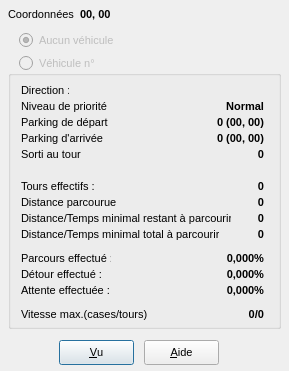
<?xml version="1.0" encoding="UTF-8"?>
<ui version="4.0">
 <comment>GÉNÉRÉ par tools/dfm2ui.py depuis src/f_infveh.dfm : ne pas modifier à la main avant la fin du portage de la fiche</comment>
 <class>frmInfosVehicule</class>
 <widget class="QDialog" name="frmInfosVehicule">
  <property name="geometry">
   <rect>
    <x>-1</x>
    <y>266</y>
    <width>289</width>
    <height>371</height>
   </rect>
  </property>
  <property name="windowTitle">
   <string>Propriétés du véhicule</string>
  </property>
  <property name="vclFontHeight" stdset="0">
   <number>-11</number>
  </property>
  <property name="font">
   <font>
    <family>MS Sans Serif</family>
    <pointsize>8</pointsize>
    <bold>false</bold>
    <italic>false</italic>
    <underline>false</underline>
    <strikeout>false</strikeout>
   </font>
  </property>
  <property name="vclHelpContext" stdset="0">
   <number>66</number>
  </property>
  <property name="vclBorderIcons" stdset="0">
   <string notr="true">biMinimize,biSystemMenu</string>
  </property>
  <property name="vclBorderStyle" stdset="0">
   <string notr="true">bsSingle</string>
  </property>
  <property name="vclColor" stdset="0">
   <string notr="true">clBtnFace</string>
  </property>
  <property name="vclFormStyle" stdset="0">
   <string notr="true">fsStayOnTop</string>
  </property>
  <property name="vclKeyPreview" stdset="0">
   <bool>true</bool>
  </property>
  <property name="vclTextHeight" stdset="0">
   <number>13</number>
  </property>
  <widget class="TLabel" name="Label0">
   <property name="text">
    <string>Coordonnées :</string>
   </property>
   <property name="alignment">
    <set>Qt::AlignLeft|Qt::AlignTop</set>
   </property>
   <property name="geometry">
    <rect>
     <x>8</x>
     <y>8</y>
     <width>69</width>
     <height>13</height>
    </rect>
   </property>
  </widget>
  <widget class="TLabel" name="LabelCoordonnees">
   <property name="text">
    <string>00, 00</string>
   </property>
   <property name="alignment">
    <set>Qt::AlignLeft|Qt::AlignTop</set>
   </property>
   <property name="geometry">
    <rect>
     <x>80</x>
     <y>8</y>
     <width>37</width>
     <height>13</height>
    </rect>
   </property>
   <property name="vclFontHeight" stdset="0">
    <number>-11</number>
   </property>
   <property name="font">
    <font>
     <family>MS Sans Serif</family>
     <pointsize>8</pointsize>
     <bold>true</bold>
     <italic>false</italic>
     <underline>false</underline>
     <strikeout>false</strikeout>
    </font>
   </property>
  </widget>
  <widget class="TButton" name="ButtonOk">
   <property name="text">
    <string>&amp;Vu</string>
   </property>
   <property name="default">
    <bool>true</bool>
   </property>
   <property name="autoDefault">
    <bool>false</bool>
   </property>
   <property name="geometry">
    <rect>
     <x>59</x>
     <y>340</y>
     <width>75</width>
     <height>25</height>
    </rect>
   </property>
   <property name="vclCancel" stdset="0">
    <bool>true</bool>
   </property>
   <property name="vclTabOrder" stdset="0">
    <number>3</number>
   </property>
  </widget>
  <widget class="TRadioButton" name="RadioButtonAucunVehicule">
   <property name="text">
    <string>Aucun véhicule</string>
   </property>
   <property name="checked">
    <bool>true</bool>
   </property>
   <property name="geometry">
    <rect>
     <x>19</x>
     <y>32</y>
     <width>97</width>
     <height>17</height>
    </rect>
   </property>
   <property name="enabled">
    <bool>false</bool>
   </property>
   <property name="vclTabOrder" stdset="0">
    <number>0</number>
   </property>
   <property name="vclTabStop" stdset="0">
    <bool>true</bool>
   </property>
  </widget>
  <widget class="TGroupBox" name="GroupBoxVehicule">
   <property name="title">
    <string>                           </string>
   </property>
   <property name="geometry">
    <rect>
     <x>8</x>
     <y>56</y>
     <width>273</width>
     <height>273</height>
    </rect>
   </property>
   <property name="vclFontHeight" stdset="0">
    <number>-11</number>
   </property>
   <property name="font">
    <font>
     <family>MS Sans Serif</family>
     <pointsize>8</pointsize>
     <bold>false</bold>
     <italic>false</italic>
     <underline>false</underline>
     <strikeout>false</strikeout>
    </font>
   </property>
   <property name="vclTabOrder" stdset="0">
    <number>2</number>
   </property>
   <widget class="TLabel" name="Label3">
    <property name="text">
     <string>Direction :</string>
    </property>
    <property name="alignment">
     <set>Qt::AlignLeft|Qt::AlignTop</set>
    </property>
    <property name="geometry">
     <rect>
      <x>13</x>
      <y>28</y>
      <width>48</width>
      <height>13</height>
     </rect>
    </property>
   </widget>
   <widget class="TLabel" name="LabelDepart">
    <property name="text">
     <string>Parking de départ :</string>
    </property>
    <property name="alignment">
     <set>Qt::AlignLeft|Qt::AlignTop</set>
    </property>
    <property name="geometry">
     <rect>
      <x>13</x>
      <y>60</y>
      <width>90</width>
      <height>13</height>
     </rect>
    </property>
   </widget>
   <widget class="TLabel" name="LabelArrivee">
    <property name="text">
     <string>Parking d'arrivée :</string>
    </property>
    <property name="alignment">
     <set>Qt::AlignLeft|Qt::AlignTop</set>
    </property>
    <property name="geometry">
     <rect>
      <x>13</x>
      <y>76</y>
      <width>85</width>
      <height>13</height>
     </rect>
    </property>
   </widget>
   <widget class="TLabel" name="Label4">
    <property name="text">
     <string>Sorti au tour :</string>
    </property>
    <property name="alignment">
     <set>Qt::AlignLeft|Qt::AlignTop</set>
    </property>
    <property name="geometry">
     <rect>
      <x>13</x>
      <y>92</y>
      <width>63</width>
      <height>13</height>
     </rect>
    </property>
   </widget>
   <widget class="TLabel" name="Label5">
    <property name="text">
     <string>Tours effectifs :</string>
    </property>
    <property name="alignment">
     <set>Qt::AlignLeft|Qt::AlignTop</set>
    </property>
    <property name="geometry">
     <rect>
      <x>13</x>
      <y>124</y>
      <width>73</width>
      <height>13</height>
     </rect>
    </property>
   </widget>
   <widget class="TLabel" name="Label6">
    <property name="text">
     <string>Distance parcourue :</string>
    </property>
    <property name="alignment">
     <set>Qt::AlignLeft|Qt::AlignTop</set>
    </property>
    <property name="geometry">
     <rect>
      <x>13</x>
      <y>140</y>
      <width>99</width>
      <height>13</height>
     </rect>
    </property>
   </widget>
   <widget class="TLabel" name="Label7">
    <property name="text">
     <string>Distance/Temps minimal restant à parcourir :</string>
    </property>
    <property name="alignment">
     <set>Qt::AlignLeft|Qt::AlignTop</set>
    </property>
    <property name="geometry">
     <rect>
      <x>13</x>
      <y>156</y>
      <width>210</width>
      <height>13</height>
     </rect>
    </property>
   </widget>
   <widget class="TLabel" name="Label8">
    <property name="text">
     <string>Distance/Temps minimal total à parcourir :</string>
    </property>
    <property name="alignment">
     <set>Qt::AlignLeft|Qt::AlignTop</set>
    </property>
    <property name="geometry">
     <rect>
      <x>13</x>
      <y>172</y>
      <width>198</width>
      <height>13</height>
     </rect>
    </property>
   </widget>
   <widget class="TLabel" name="Label9">
    <property name="text">
     <string>Parcours effectué :</string>
    </property>
    <property name="alignment">
     <set>Qt::AlignLeft|Qt::AlignTop</set>
    </property>
    <property name="geometry">
     <rect>
      <x>13</x>
      <y>196</y>
      <width>90</width>
      <height>13</height>
     </rect>
    </property>
   </widget>
   <widget class="TLabel" name="Label10">
    <property name="text">
     <string>Détour effectué :</string>
    </property>
    <property name="alignment">
     <set>Qt::AlignLeft|Qt::AlignTop</set>
    </property>
    <property name="geometry">
     <rect>
      <x>13</x>
      <y>212</y>
      <width>80</width>
      <height>13</height>
     </rect>
    </property>
   </widget>
   <widget class="TLabel" name="Label11">
    <property name="text">
     <string>Attente effectuée :</string>
    </property>
    <property name="alignment">
     <set>Qt::AlignLeft|Qt::AlignTop</set>
    </property>
    <property name="geometry">
     <rect>
      <x>13</x>
      <y>228</y>
      <width>88</width>
      <height>13</height>
     </rect>
    </property>
   </widget>
   <widget class="TLabel" name="LabelParkingDepart">
    <property name="text">
     <string>0 (00, 00)</string>
    </property>
    <property name="alignment">
     <set>Qt::AlignRight|Qt::AlignTop</set>
    </property>
    <property name="geometry">
     <rect>
      <x>200</x>
      <y>60</y>
      <width>56</width>
      <height>13</height>
     </rect>
    </property>
    <property name="vclFontHeight" stdset="0">
     <number>-11</number>
    </property>
    <property name="font">
     <font>
      <family>MS Sans Serif</family>
      <pointsize>8</pointsize>
      <bold>true</bold>
      <italic>false</italic>
      <underline>false</underline>
      <strikeout>false</strikeout>
     </font>
    </property>
   </widget>
   <widget class="TLabel" name="LabelParkingArrivee">
    <property name="text">
     <string>0 (00, 00)</string>
    </property>
    <property name="alignment">
     <set>Qt::AlignRight|Qt::AlignTop</set>
    </property>
    <property name="geometry">
     <rect>
      <x>200</x>
      <y>76</y>
      <width>56</width>
      <height>13</height>
     </rect>
    </property>
    <property name="vclFontHeight" stdset="0">
     <number>-11</number>
    </property>
    <property name="font">
     <font>
      <family>MS Sans Serif</family>
      <pointsize>8</pointsize>
      <bold>true</bold>
      <italic>false</italic>
      <underline>false</underline>
      <strikeout>false</strikeout>
     </font>
    </property>
   </widget>
   <widget class="TLabel" name="LabelTourSortie">
    <property name="text">
     <string>0</string>
    </property>
    <property name="alignment">
     <set>Qt::AlignRight|Qt::AlignTop</set>
    </property>
    <property name="geometry">
     <rect>
      <x>248</x>
      <y>92</y>
      <width>8</width>
      <height>13</height>
     </rect>
    </property>
    <property name="vclFontHeight" stdset="0">
     <number>-11</number>
    </property>
    <property name="font">
     <font>
      <family>MS Sans Serif</family>
      <pointsize>8</pointsize>
      <bold>true</bold>
      <italic>false</italic>
      <underline>false</underline>
      <strikeout>false</strikeout>
     </font>
    </property>
   </widget>
   <widget class="TLabel" name="LabelDistance">
    <property name="text">
     <string>0</string>
    </property>
    <property name="alignment">
     <set>Qt::AlignRight|Qt::AlignTop</set>
    </property>
    <property name="geometry">
     <rect>
      <x>248</x>
      <y>156</y>
      <width>8</width>
      <height>13</height>
     </rect>
    </property>
    <property name="vclFontHeight" stdset="0">
     <number>-11</number>
    </property>
    <property name="font">
     <font>
      <family>MS Sans Serif</family>
      <pointsize>8</pointsize>
      <bold>true</bold>
      <italic>false</italic>
      <underline>false</underline>
      <strikeout>false</strikeout>
     </font>
    </property>
   </widget>
   <widget class="TLabel" name="LabelParcours">
    <property name="text">
     <string>0</string>
    </property>
    <property name="alignment">
     <set>Qt::AlignRight|Qt::AlignTop</set>
    </property>
    <property name="geometry">
     <rect>
      <x>248</x>
      <y>140</y>
      <width>8</width>
      <height>13</height>
     </rect>
    </property>
    <property name="vclFontHeight" stdset="0">
     <number>-11</number>
    </property>
    <property name="font">
     <font>
      <family>MS Sans Serif</family>
      <pointsize>8</pointsize>
      <bold>true</bold>
      <italic>false</italic>
      <underline>false</underline>
      <strikeout>false</strikeout>
     </font>
    </property>
   </widget>
   <widget class="TLabel" name="LabelDirection">
    <property name="text">
     <string />
    </property>
    <property name="alignment">
     <set>Qt::AlignRight|Qt::AlignTop</set>
    </property>
    <property name="geometry">
     <rect>
      <x>251</x>
      <y>29</y>
      <width>5</width>
      <height>13</height>
     </rect>
    </property>
    <property name="vclFontHeight" stdset="0">
     <number>-11</number>
    </property>
    <property name="font">
     <font>
      <family>MS Sans Serif</family>
      <pointsize>8</pointsize>
      <bold>true</bold>
      <italic>false</italic>
      <underline>false</underline>
      <strikeout>false</strikeout>
     </font>
    </property>
   </widget>
   <widget class="TLabel" name="LabelDistanceMin">
    <property name="text">
     <string>0</string>
    </property>
    <property name="alignment">
     <set>Qt::AlignRight|Qt::AlignTop</set>
    </property>
    <property name="geometry">
     <rect>
      <x>248</x>
      <y>172</y>
      <width>8</width>
      <height>13</height>
     </rect>
    </property>
    <property name="vclFontHeight" stdset="0">
     <number>-11</number>
    </property>
    <property name="font">
     <font>
      <family>MS Sans Serif</family>
      <pointsize>8</pointsize>
      <bold>true</bold>
      <italic>false</italic>
      <underline>false</underline>
      <strikeout>false</strikeout>
     </font>
    </property>
   </widget>
   <widget class="TLabel" name="LabelTours">
    <property name="text">
     <string>0</string>
    </property>
    <property name="alignment">
     <set>Qt::AlignRight|Qt::AlignTop</set>
    </property>
    <property name="geometry">
     <rect>
      <x>248</x>
      <y>124</y>
      <width>8</width>
      <height>13</height>
     </rect>
    </property>
    <property name="vclFontHeight" stdset="0">
     <number>-11</number>
    </property>
    <property name="font">
     <font>
      <family>MS Sans Serif</family>
      <pointsize>8</pointsize>
      <bold>true</bold>
      <italic>false</italic>
      <underline>false</underline>
      <strikeout>false</strikeout>
     </font>
    </property>
   </widget>
   <widget class="TLabel" name="LabelParcoursEffectue">
    <property name="text">
     <string>0,000%</string>
    </property>
    <property name="alignment">
     <set>Qt::AlignRight|Qt::AlignTop</set>
    </property>
    <property name="geometry">
     <rect>
      <x>214</x>
      <y>196</y>
      <width>42</width>
      <height>13</height>
     </rect>
    </property>
    <property name="vclFontHeight" stdset="0">
     <number>-11</number>
    </property>
    <property name="font">
     <font>
      <family>MS Sans Serif</family>
      <pointsize>8</pointsize>
      <bold>true</bold>
      <italic>false</italic>
      <underline>false</underline>
      <strikeout>false</strikeout>
     </font>
    </property>
   </widget>
   <widget class="TLabel" name="LabelDetour">
    <property name="text">
     <string>0,000%</string>
    </property>
    <property name="alignment">
     <set>Qt::AlignRight|Qt::AlignTop</set>
    </property>
    <property name="geometry">
     <rect>
      <x>214</x>
      <y>212</y>
      <width>42</width>
      <height>13</height>
     </rect>
    </property>
    <property name="vclFontHeight" stdset="0">
     <number>-11</number>
    </property>
    <property name="font">
     <font>
      <family>MS Sans Serif</family>
      <pointsize>8</pointsize>
      <bold>true</bold>
      <italic>false</italic>
      <underline>false</underline>
      <strikeout>false</strikeout>
     </font>
    </property>
   </widget>
   <widget class="TLabel" name="Label12">
    <property name="text">
     <string>Vitesse max.(cases/tours) :</string>
    </property>
    <property name="alignment">
     <set>Qt::AlignLeft|Qt::AlignTop</set>
    </property>
    <property name="geometry">
     <rect>
      <x>13</x>
      <y>252</y>
      <width>127</width>
      <height>13</height>
     </rect>
    </property>
   </widget>
   <widget class="TLabel" name="LabelAttente">
    <property name="text">
     <string>0,000%</string>
    </property>
    <property name="alignment">
     <set>Qt::AlignRight|Qt::AlignTop</set>
    </property>
    <property name="geometry">
     <rect>
      <x>214</x>
      <y>228</y>
      <width>42</width>
      <height>13</height>
     </rect>
    </property>
    <property name="vclFontHeight" stdset="0">
     <number>-11</number>
    </property>
    <property name="font">
     <font>
      <family>MS Sans Serif</family>
      <pointsize>8</pointsize>
      <bold>true</bold>
      <italic>false</italic>
      <underline>false</underline>
      <strikeout>false</strikeout>
     </font>
    </property>
   </widget>
   <widget class="TLabel" name="LabelVitesse">
    <property name="text">
     <string>0/0</string>
    </property>
    <property name="alignment">
     <set>Qt::AlignRight|Qt::AlignTop</set>
    </property>
    <property name="geometry">
     <rect>
      <x>235</x>
      <y>252</y>
      <width>21</width>
      <height>13</height>
     </rect>
    </property>
    <property name="vclFontHeight" stdset="0">
     <number>-11</number>
    </property>
    <property name="font">
     <font>
      <family>MS Sans Serif</family>
      <pointsize>8</pointsize>
      <bold>true</bold>
      <italic>false</italic>
      <underline>false</underline>
      <strikeout>false</strikeout>
     </font>
    </property>
   </widget>
   <widget class="TLabel" name="Label13">
    <property name="text">
     <string>Niveau de priorité :</string>
    </property>
    <property name="alignment">
     <set>Qt::AlignLeft|Qt::AlignTop</set>
    </property>
    <property name="geometry">
     <rect>
      <x>13</x>
      <y>44</y>
      <width>89</width>
      <height>13</height>
     </rect>
    </property>
   </widget>
   <widget class="TLabel" name="LabelNivPriorite">
    <property name="text">
     <string>Normal</string>
    </property>
    <property name="alignment">
     <set>Qt::AlignRight|Qt::AlignTop</set>
    </property>
    <property name="geometry">
     <rect>
      <x>216</x>
      <y>44</y>
      <width>40</width>
      <height>13</height>
     </rect>
    </property>
    <property name="vclFontHeight" stdset="0">
     <number>-11</number>
    </property>
    <property name="font">
     <font>
      <family>MS Sans Serif</family>
      <pointsize>8</pointsize>
      <bold>true</bold>
      <italic>false</italic>
      <underline>false</underline>
      <strikeout>false</strikeout>
     </font>
    </property>
   </widget>
  </widget>
  <widget class="TRadioButton" name="RadioButtonVehiculeNumero">
   <property name="text">
    <string>Véhicule n°</string>
   </property>
   <property name="geometry">
    <rect>
     <x>19</x>
     <y>55</y>
     <width>75</width>
     <height>17</height>
    </rect>
   </property>
   <property name="enabled">
    <bool>false</bool>
   </property>
   <property name="vclTabOrder" stdset="0">
    <number>1</number>
   </property>
  </widget>
  <widget class="TButton" name="ButtonAide">
   <property name="text">
    <string>&amp;Aide</string>
   </property>
   <property name="autoDefault">
    <bool>false</bool>
   </property>
   <property name="geometry">
    <rect>
     <x>144</x>
     <y>340</y>
     <width>75</width>
     <height>25</height>
    </rect>
   </property>
   <property name="vclTabOrder" stdset="0">
    <number>4</number>
   </property>
  </widget>
 </widget>
 <tabstops>
  <tabstop>RadioButtonAucunVehicule</tabstop>
  <tabstop>ButtonOk</tabstop>
  <tabstop>ButtonAide</tabstop>
 </tabstops>
 <customwidgets>
  <customwidget>
   <class>TLabel</class>
   <extends>QLabel</extends>
   <header>vcl/controles.h</header>
  </customwidget>
  <customwidget>
   <class>TButton</class>
   <extends>QPushButton</extends>
   <header>vcl/controles.h</header>
  </customwidget>
  <customwidget>
   <class>TRadioButton</class>
   <extends>QRadioButton</extends>
   <header>vcl/controles.h</header>
  </customwidget>
  <customwidget>
   <class>TGroupBox</class>
   <extends>QGroupBox</extends>
   <header>vcl/controles.h</header>
  </customwidget>
 </customwidgets>
 <resources>
  <include location="../ressources/images.qrc" />
 </resources>
 <connections />
</ui>
